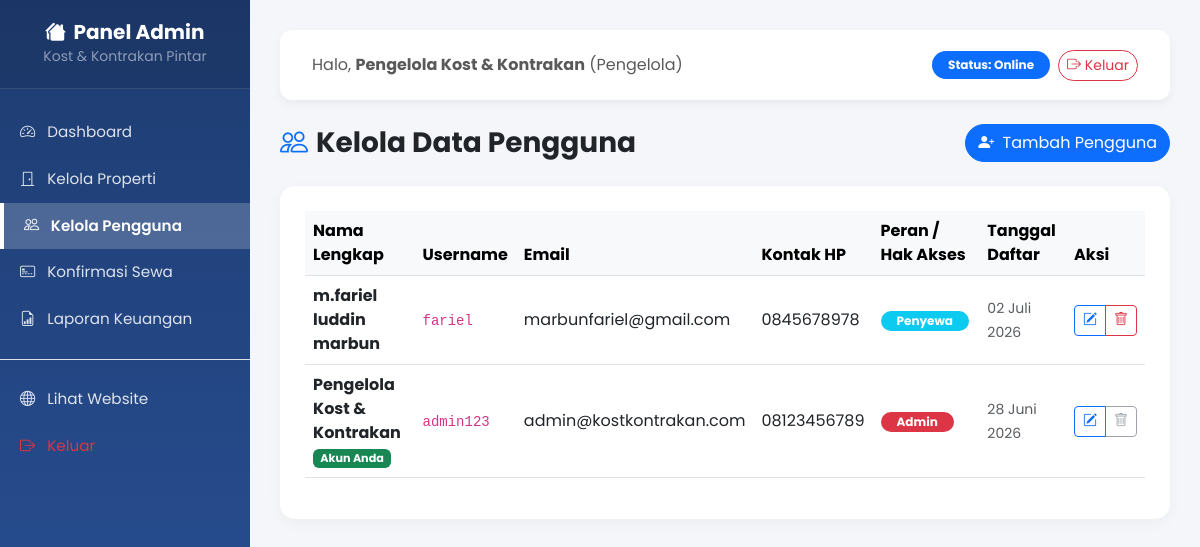
The page /admin/pengguna_kelola.php (signed in) on the database its author committed.
### tables this page shows
CREATE TABLE `pengguna` (
  `id_pengguna` int(11) NOT NULL,
  `nama_lengkap` varchar(100) NOT NULL,
  `username` varchar(50) NOT NULL,
  `password` varchar(255) NOT NULL,
  `email` varchar(100) NOT NULL,
  `nomor_hp` varchar(15) NOT NULL,
  `peran` enum('admin','penyewa') NOT NULL,
  `tanggal_daftar` timestamp NOT NULL DEFAULT current_timestamp()
);

### konfigurasi/fungsi.php (called while the page is built, shortened)
<?php
function tanggalIndo($tanggal) {
    $bulanIndo = [
        1 => 'Januari', 'Februari', 'Maret', 'April', 'Mei', 'Juni',
        'Juli', 'Agustus', 'September', 'Oktober', 'November', 'Desember'
    ];
    $split = explode('-', date('Y-m-d', strtotime($tanggal)));
    return $split[2] . ' ' . $bulanIndo[(int)$split[1]] . ' ' . $split[0];
}
?>

### admin/pengguna_kelola.php (the view, shortened to what this page needs)
<?php
require_once __DIR__ . '/layout/header.php';
$action = isset($_GET['action']) ? $_GET['action'] : '';
$id_pengguna_login = $_SESSION['id_pengguna'];
?>
<div class="d-flex justify-content-between align-items-center mb-4">
    <h3 class="fw-bold text-dark mb-0"><i class="bi bi-people text-primary me-2"></i>Kelola Data Pengguna</h3>
    <?php if (empty($action)): ?>
        <a href="pengguna_kelola.php?action=tambah" class="btn btn-primary rounded-pill"><i class="bi bi-person-plus-fill me-1"></i> Tambah Pengguna</a>
    <?php else: ?>
        <a href="pengguna_kelola.php" class="btn btn-outline-secondary rounded-pill"><i class="bi bi-arrow-left"></i> Kembali ke Daftar</a>
    <?php endif; ?>
</div>
<?php if ($action === 'tambah'): ?>
    <div class="card main-card">
        <h5 class="fw-bold text-dark mb-4">Tambah Akun Pengguna Baru</h5>
        <form action="" method="POST">
            <div class="row g-3">
                <div class="col-md-6">
                    <label class="form-label text-secondary small fw-bold">Nama Lengkap</label>
                    <input type="text" class="form-control" name="nama_lengkap" placeholder="Masukkan nama lengkap" required>
                </div>
                <div class="col-md-6">
                    <label class="form-label text-secondary small fw-bold">Username</label>
                    <input type="text" class="form-control" name="username" placeholder="Masukkan username" required>
                </div>
                <div class="col-md-6">
                    <label class="form-label text-secondary small fw-bold">Alamat Email</label>
                    <input type="email" class="form-control" name="email" placeholder="contoh: email@admin.com" required>
                </div>
                <div class="col-md-6">
                    <label class="form-label text-secondary small fw-bold">Nomor Handphone</label>
                    <input type="text" class="form-control" name="nomor_hp" placeholder="Contoh: 0812345678" required>
                </div>
                <div class="col-md-6">
                    <label class="form-label text-secondary small fw-bold">Password Akun</label>
                    <input type="password" class="form-control" name="password" placeholder="Minimal 4 karakter" required>
                </div>
                <div class="col-md-6">
                    <label class="form-label text-secondary small fw-bold">Peran Hak Akses</label>
                    <select class="form-select" name="peran" required>
                        <option value="penyewa">Penyewa (User Biasa)</option>
                        <option value="admin">Admin (Pengelola)</option>
                    </select>
                </div>
            </div>
            <div class="mt-4 text-end">
                <button type="submit" name="tambah_pengguna" class="btn btn-primary px-4 rounded-pill">Simpan Pengguna</button>
            </div>
        </form>
    </div>
<?php else:
    $daftarPengguna = $koneksi->query("SELECT * FROM pengguna ORDER BY id_pengguna DESC")->fetchAll();
?>
    <div class="card main-card">
        <?php if (count($daftarPengguna) > 0): ?>
            <div class="table-responsive">
                <table class="table table-hover align-middle">
                    <thead class="table-light">
                        <tr>
                            <th>Nama Lengkap</th>
                            <th>Username</th>
                            <th>Email</th>
                            <th>Kontak HP</th>
                            <th>Peran / Hak Akses</th>
                            <th>Tanggal Daftar</th>
                            <th>Aksi</th>
                        </tr>
                    </thead>
                    <tbody>
                        <?php foreach ($daftarPengguna as $usr): ?>
                            <tr>
                                <td>
                                    <strong class="text-dark d-block"><?= htmlspecialchars($usr['nama_lengkap']); ?></strong>
                                    <?php if ($usr['id_pengguna'] === $id_pengguna_login): ?>
                                        <span class="badge bg-success small" style="font-size: 0.7rem;">Akun Anda</span>
                                    <?php endif; ?>
                                </td>
                                <td><code><?= htmlspecialchars($usr['username']); ?></code></td>
                                <td><?= htmlspecialchars($usr['email']); ?></td>
                                <td><?= htmlspecialchars($usr['nomor_hp']); ?></td>
                                <td>
                                    <?php if ($usr['peran'] === 'admin'): ?>
                                        <span class="badge bg-danger rounded-pill px-3 py-1.5 small">Admin</span>
                                    <?php else: ?>
                                        <span class="badge bg-info text-white rounded-pill px-3 py-1.5 small">Penyewa</span>
                                    <?php endif; ?>
                                </td>
                                <td><span class="small text-muted"><?= tanggalIndo($usr['tanggal_daftar']); ?></span></td>
                                <td>
                                    <div class="btn-group">
                                        <a href="pengguna_kelola.php?action=edit&id=<?= $usr['id_pengguna']; ?>" class="btn btn-outline-primary btn-sm"><i class="bi bi-pencil-square"></i></a>
                                        <?php if ($usr['id_pengguna'] !== $id_pengguna_login): ?>
                                            <a href="pengguna_kelola.php?action=hapus&id=<?= $usr['id_pengguna']; ?>" class="btn btn-outline-danger btn-sm" onclick="return confirm('Apakah Anda yakin ingin menghapus pengguna ini? Semua data sewa pengguna ini juga akan ikut terhapus!');"><i class="bi bi-trash"></i></a>
                                        <?php else: ?>
                                            <button class="btn btn-outline-secondary btn-sm" disabled><i class="bi bi-trash"></i></button>
                                        <?php endif; ?>
                                    </div>
                                </td>
                            </tr>
                        <?php endforeach; ?>
                    </tbody>
                </table>
            </div>
        <?php endif; ?>
    </div>
<?php endif; ?>
<?php
require_once __DIR__ . '/layout/footer.php';
?>

### admin/layout/header.php (style rules this page uses)
body { font-family: 'Poppins', sans-serif; background-color: #f4f6f9; }
.main-card { background: white; border-radius: 15px; box-shadow: 0 4px 15px rgba(0,0,0,0.04); border: none; padding: 25px; }

### rows shown on the page
pengguna: nama_lengkap "m.fariel luddin marbun", username "fariel", email "marbunfariel@gmail.com", nomor_hp "0845678978", peran "Penyewa", tanggal_daftar "02 Juli 2026"
pengguna: nama_lengkap "Pengelola Kost & Kontrakan", shows "Akun Anda", username "admin123", email "admin@kostkontrakan.com", nomor_hp "08123456789", peran "Admin", tanggal_daftar "28 Juni 2026"

### other values the page prints
$_SESSION['nama_lengkap'] "Pengelola Kost & Kontrakan"
